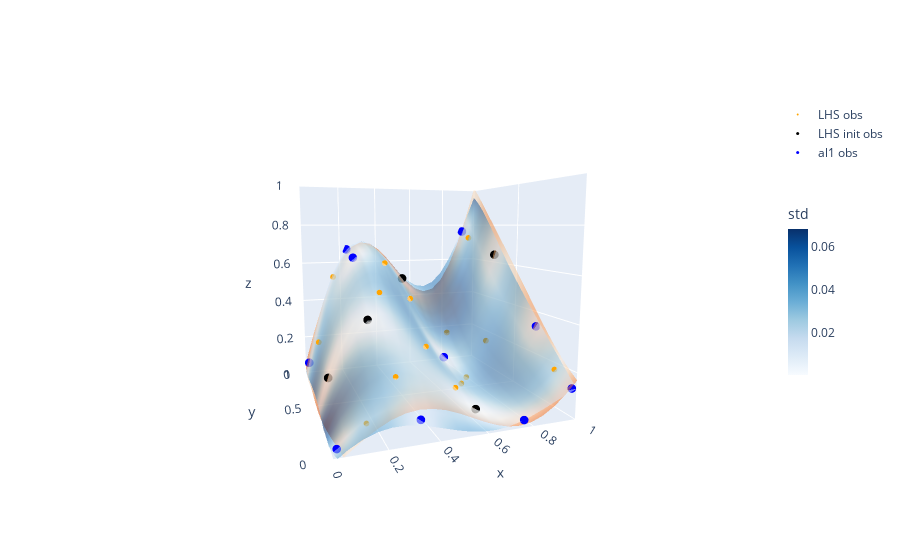

The notebook cell this image was saved under:
### Code cell
# Predict surface based on fitted GP
mu_al1,std_al1 = gpm_al1.predict(Xsurf, return_std=True)

# Plot the result
fig = go.FigureWidget()

# fig.add_surface(x=mx, y=my, z=mu_oat.reshape(mx.shape), name='GP oat',
#                 colorscale='Reds', surfacecolor=std_oat.reshape(mx.shape), opacity=0.5, showscale=False,
#                colorbar={'title':'std','len':0.5, 'thickness':20})

fig.add_surface(x=mx, y=my, z=mu_lhs.reshape(mx.shape), name='GP lhs',
                colorscale='Oranges', surfacecolor=std_lhs.reshape(mx.shape), opacity=0.5, showscale=False,
               colorbar={'title':'std','len':0.5, 'thickness':20})

fig.add_surface(x=mx, y=my, z=mu_al1.reshape(mx.shape), name='GP al1',
                colorscale='Blues', surfacecolor=std_al1.reshape(mx.shape), opacity=0.5, showscale=True,
               colorbar={'title':'std','len':0.5, 'thickness':20})

# fig.add_scatter3d(x=X_oat[:,0], y=X_oat[:,1], z=y_oat, mode='markers',
#                   marker={'symbol':'circle', 'color':'red', 'size':2},
#                   name='OAT obs', showlegend=True)

fig.add_scatter3d(x=X_lhs[:,0], y=X_lhs[:,1], z=y_lhs, mode='markers',
                  marker={'symbol':'circle', 'color':'orange', 'size':2},
                  name='LHS obs', showlegend=True)

fig.add_scatter3d(x=X_init[:,0], y=X_init[:,1], z=y_init, mode='markers',
                  marker={'symbol':'circle', 'color':'black', 'size':3},
                  name='LHS init obs', showlegend=True)

fig.add_scatter3d(x=X_al1[:,0], y=X_al1[:,1], z=y_al1, mode='markers',
                  marker={'symbol':'circle', 'color':'blue', 'size':3},
                  name='al1 obs', showlegend=True)


# update layout to set view
fig.update_layout(
                  scene={'xaxis':{'range':[0,1]},
                         'yaxis':{'range':[0,1]},
                         'zaxis':{'range':[0,1]},
                         'aspectratio':{'x':1,'y':1,'z':1},
                         'camera':{
                            'eye':{'x':-0.7, 'y':-2., 'z':0.3}}
                        })

fig.show()

### Figure 1 — Plotly figure (JSON) as saved in the notebook; plotly's stock layout.template omitted (floating-point values rounded to 4 significant figures; data arrays with more than 128 entries replaced by an {"elided": "..."} marker saying what was removed)
{"data": [{"colorbar": {"len": 0.5, "thickness": 20, "title": {"text": "std"}}, "colorscale": [[0, "rgb(255,245,235)"], [0.125, "rgb(254,230,206)"], [0.25, "rgb(253,208,162)"], [0.375, "rgb(253,174,107)"], [0.5, "rgb(253,141,60)"], [0.625, "rgb(241,105,19)"], [0.75, "rgb(217,72,1)"], [0.875, "rgb(166,54,3)"], [1, "rgb(127,39,4)"]], "name": "GP lhs", "opacity": 0.5, "showscale": false, "surfacecolor": {"elided": "20x20 float values"}, "type": "surface", "uid": "c9f018e4-4a2c-40a1-b1ad-a5ffbabe3a0c", "x": {"elided": "20x20 float values"}, "y": {"elided": "20x20 float values"}, "z": {"elided": "20x20 float values"}}, {"colorbar": {"len": 0.5, "thickness": 20, "title": {"text": "std"}}, "colorscale": [[0, "rgb(247,251,255)"], [0.125, "rgb(222,235,247)"], [0.25, "rgb(198,219,239)"], [0.375, "rgb(158,202,225)"], [0.5, "rgb(107,174,214)"], [0.625, "rgb(66,146,198)"], [0.75, "rgb(33,113,181)"], [0.875, "rgb(8,81,156)"], [1, "rgb(8,48,107)"]], "name": "GP al1", "opacity": 0.5, "showscale": true, "surfacecolor": {"elided": "20x20 float values"}, "type": "surface", "uid": "54090347-341c-42c7-ba21-00bd29e24088", "x": {"elided": "20x20 float values"}, "y": {"elided": "20x20 float values"}, "z": {"elided": "20x20 float values"}}, {"marker": {"color": "orange", "size": 2, "symbol": "circle"}, "mode": "markers", "name": "LHS obs", "showlegend": true, "type": "scatter3d", "uid": "666152d6-9140-4a24-b59f-669ce7bd4083", "x": [0.7393, 0.0568, 0.5541, 0.9328, 0.3609, 0.6474, 0.5134, 0.4516, 0.9662, 0.7176, 0.266, 0.1304, 0.2817, 0.8586, 0.1609], "y": [0.7746, 0.8377, 0.224, 0.9271, 0.6492, 0.3704, 0.7235, 0.3103, 0.1103, 0.4678, 0.1394, 0.05325, 0.4432, 0.5414, 0.9899], "z": [0.2172, 0.2056, 0.1144, 0.727, 0.6184, 0.07279, 0.4252, 0.2817, 0.1854, 0.06414, 0.2216, 0.0895, 0.5068, 0.2175, 0.5223]}, {"marker": {"color": "black", "size": 3, "symbol": "circle"}, "mode": "markers", "name": "LHS init obs", "showlegend": true, "type": "scatter3d", "uid": "73d336f3-2c93-451d-8892-5b9d0161e9fe", "x": [0.5403, 0.05011, 0.9776, 0.21, 0.6069], "y": [0.9565, 0.4581, 0.694, 0.3686, 0.135], "z": [0.5033, 0.1391, 0.6432, 0.4041, 0.04677]}, {"marker": {"color": "blue", "size": 3, "symbol": "circle"}, "mode": "markers", "name": "al1 obs", "showlegend": true, "type": "scatter3d", "uid": "2b892c68-c2a8-404a-8000-fc1695a83258", "x": [0.01985, 0.01716, 0.9822, 0.9205, 0.986, 0.6364, 0.2284, 0.3265, 0.2362, 0.7548], "y": [0.04508, 0.9696, 0.01017, 0.9936, 0.291, 0.5619, 0.7663, 0.01807, 0.9963, 0.0008621], "z": [0.01408, 0.06268, 0.133, 0.7627, 0.3356, 0.147, 0.6396, 0.08969, 0.6694, 0.03338]}], "layout": {"scene": {"aspectratio": {"x": 1, "y": 1, "z": 1}, "camera": {"eye": {"x": -0.7, "y": -2, "z": 0.3}}, "xaxis": {"range": [0, 1]}, "yaxis": {"range": [0, 1]}, "zaxis": {"range": [0, 1]}}}}
